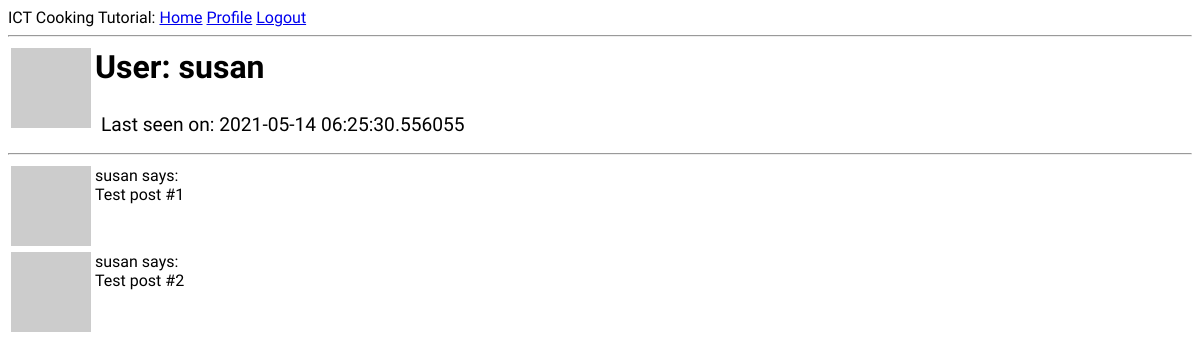
Page /user/susan (signed in) on the earlier database version.
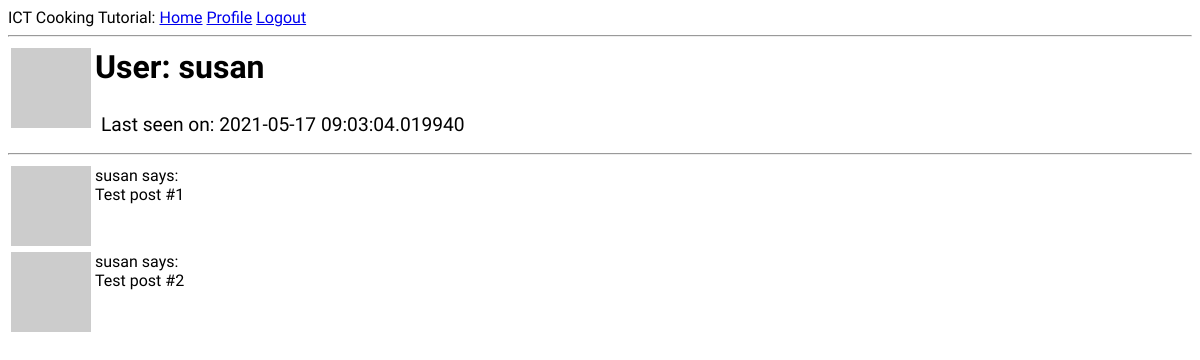
Same page on the later database version.
### app/models.py (models this page shows, shortened)
class User(UserMixin, db.Model):
    id = db.Column(db.Integer, primary_key=True)
    username = db.Column(db.String(64), index=True, unique=True)
    email = db.Column(db.String(120), index=True, unique=True)
    password_hash = db.Column(db.String(128))
    posts = db.relationship('Post', backref='author', lazy='dynamic')
    about_me = db.Column(db.String(140))
    last_seen = db.Column(db.DateTime, default=datetime.utcnow)
    def avatar(self, size):
        digest = md5(self.email.lower().encode('utf-8')).hexdigest()
        return 'https://www.gravatar.com/avatar/{}?d=identicon&s={}'.format(
            digest, size)

### app/routes.py (the view)
@app.route('/user/<username>')
@login_required
def user(username):
    user = User.query.filter_by(username=username).first_or_404()
    posts = [
        {'author': user, 'body': 'Test post #1'},
        {'author': user, 'body': 'Test post #2'}
    ]
    return render_template('user.html', user=user, posts=posts)

### app/models.py (called while the page is built)
@login.user_loader
def load_user(id):
    return User.query.get(int(id))

### app/routes.py (called while the page is built)
@app.before_request
def before_request():
    if current_user.is_authenticated:
        current_user.last_seen = datetime.utcnow()
        db.session.commit()

### app/templates/user.html (shortened to what this page needs)
{% extends "base.html" %}
{% block content %}
    <table>
        <tr valign="top">
            <td><img src="{{ user.avatar(128) }}"></td>
            <td>
                <h1>User: {{ user.username }}</h1>
                {% if user.last_seen %}<p>Last seen on: {{ user.last_seen }}</p>{% endif %}
            </td>
        </tr>
    </table>
    <hr>
    {% for post in posts %}
        {% include '_post.html' %}
    {% endfor %}
{% endblock %}

### app/templates/_post.html
<table>
    <tr valign="top">
        <td><img src="{{ post.author.avatar(36) }}"></td>
        <td>{{ post.author.username }} says:<br>{{ post.body }}</td>
    </tr>
</table>

Differences in the rows shown:
changed User "susan": last_seen "2021-05-14 06:25:30.556055" → "2021-05-17 09:03:04.019940"
